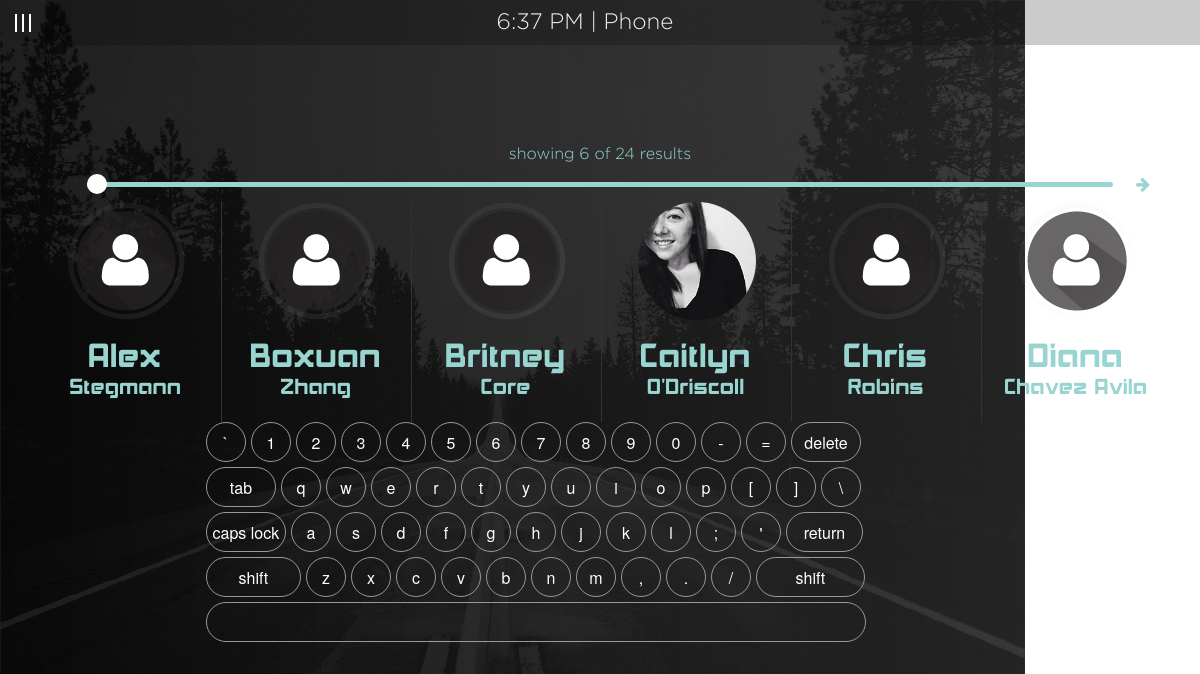
The app's page /index.php/phone/contactView with its own data.
### tables this page shows
CREATE TABLE tbl_contacts (
  contacts_id smallint(4) unsigned NOT NULL,
  contacts_fname varchar(150) NOT NULL,
  contacts_lname varchar(150) NOT NULL,
  contacts_img varchar(150) NOT NULL DEFAULT 'user_icon.png'
);

### index.php (called while the page is built, shortened)
<?php
require_once BASEPATH.'core/CodeIgniter.php';

### application/models/Dash_model.php (called while the page is built, shortened)
<?php
class Dash_model extends CI_Model {
	public function contacts($q,$limit, $offset){
		$this->db->order_by('contacts_fname');
		$sql = $this->db->get('tbl_contacts', $limit, $offset);
		return $sql->result_array();
	}
}

### application/views/phoneCenter/search.php (the view)
<div id="topClock" class="text-center"><span id="topClockTime"></span> | <?php echo $title;?></div>
<div id="container">
	<a href="<?php echo base_url()."index.php/phone";?>"><img class="close" src="<?php echo base_url()."images/close_icon.png";?>"></a>
    <textarea class="search" id="write"></textarea>
    <p class="text-center totalContact">showing <span id="showing">6</span> of <span id="total">24</span> results</p>
    <?php echo $this->pagination->create_links();?>
    <input id="resultSlider" type="range" min="1" value="1" max="4">
    <ul id="searchResults" class="small-block-grid-6 columns contacts">
        <?php foreach($contacts as $contact):?>
    		<li class="contact"><img class="navPic profPic" src="<?php echo base_url().'images/'.$contact['contacts_img'];?>"><h2 class="contactName"><?php echo $contact['contacts_fname'];?></h2><p class="contactName"><?php echo $contact['contacts_lname'];?></p></li>
        <?php endforeach;?>
    </ul>
<div class="keyboard large-centered columns">
	<ul id="keyboard" class="key ">
        <li class="symbol"><span class="off">`</span><span class="on">~</span></li>
        <li id="1" class="symbol"><span class="off">1</span><span class="on">!</span></li>
        <li id="2" class="symbol"><span class="off">2</span><span class="on">@</span></li>
        <li id="3" class="symbol"><span class="off">3</span><span class="on">#</span></li>
        <li id="4" class="symbol"><span class="off">4</span><span class="on">$</span></li>
        <li id="5" class="symbol"><span class="off">5</span><span class="on">%</span></li>
        <li id="6" class="symbol"><span class="off">6</span><span class="on">^</span></li>
        <li id="7" class="symbol"><span class="off">7</span><span class="on">&amp;</span></li>
        <li id="8" class="symbol"><span class="off">8</span><span class="on">*</span></li>
        <li id="9" class="symbol"><span class="off">9</span><span class="on">(</span></li>
        <li id="0" class="symbol"><span class="off">0</span><span class="on">)</span></li>
        <li class="symbol"><span class="off">-</span><span class="on">_</span></li>
        <li class="symbol"><span class="off">=</span><span class="on">+</span></li>
        <li id="del" class="delete lastitem">delete</li>
        <li class="tab">tab</li>
        <li id="q" class="letter">q</li>
        <li id="w" class="letter">w</li>
        <li id="e" class="letter">e</li>
        <li id="r" class="letter">r</li>
        <li id="t" class="letter">t</li>
        <li id="y" class="letter">y</li>
        <li id="u" class="letter">u</li>
        <li id="i" class="letter">i</li>
        <li id="o" class="letter">o</li>
        <li id="p" class="letter">p</li>
        <li class="symbol"><span class="off">[</span><span class="on">{</span></li>
        <li class="symbol"><span class="off">]</span><span class="on">}</span></li>
        <li class="symbol lastitem"><span class="off">\</span><span class="on">|</span></li>
        <li class="capslock">caps lock</li>
        <li id="a" class="letter">a</li>
        <li id="s" class="letter">s</li>
        <li id="d" class="letter">d</li>
        <li id="f" class="letter">f</li>
        <li id="g" class="letter">g</li>
        <li id="h" class="letter">h</li>
        <li id="j" class="letter">j</li>
        <li id="k" class="letter">k</li>
        <li id="l" class="letter">l</li>
        <li class="symbol"><span class="off">;</span><span class="on">:</span></li>
        <li class="symbol"><span class="off">'</span><span class="on">&quot;</span></li>
        <li class="return lastitem">return</li>
        <li class="left-shift">shift</li>
        <li id="z" class="letter">z</li>
        <li id="x" class="letter">x</li>
        <li id="c" class="letter">c</li>
        <li id="v" class="letter">v</li>
        <li id="b" class="letter">b</li>
        <li id="n" class="letter">n</li>
        <li id="m" class="letter">m</li>
        <li class="symbol"><span class="off">,</span><span class="on">&lt;</span></li>
        <li class="symbol"><span class="off">.</span><span class="on">&gt;</span></li>
        <li class="symbol"><span class="off">/</span><span class="on">?</span></li>
        <li class="right-shift lastitem">shift</li>
        <li class="space lastitem">&nbsp;</li>
    </ul>
</div>
</div>

### css/main.css (style rules this page uses)
body { background: url('../images/background.png') no-repeat; }
h2 { color: #f1f1f2; }
p, a { color: #98d5d1; margin-bottom: 0; font-family: 'Gotham'; }
.profPic { width: 118px; -moz-border-radius: 59px !important; -webkit-border-radius: 59px !important; }
.profPic, .navPic { display: block; margin: 0 auto; }
#topClock { width: 100%; height: 45px; background-color: rgba(255,255,255,0.5); margin-left: 45px; padding-top: 5px; padding-right: 120px; background-color: rgba(0,0,0,0.2); font-size: 1.4em; color: #f1f1f2; font-family: 'Gotham'; font-weight: 100; }
.contacts { width: 100%; margin-left: 1px; }
.contacts li { border-left: 1px solid #333333; height: 100%; }
.contacts li:first-child { border:none; }
.contactName { font-family: 'akashiregular'; color: #98d5d1; text-align: center; padding: 0; }
#searchResults { height: 220px; }
#resultSlider { -webkit-appearance: none; display: block; margin: 15px auto; width: 90%; border-radius: 10px; }
h2.contactName { font-size: 2em; margin: 0; padding-top: 20px; line-height: 1em; }
p.contactName { font-size: 1.3em; padding-top: 5px; line-height: 1em; }
.close { width: 60px; position: absolute; right: 50px; top: 80px; z-index: 99; }
#container { margin: 30px auto 0; width: 95%; }
#write { resize: none; box-shadow: none; font-family: 'akashiregular'; font-size: 2.3125rem; color: #98d5d1; letter-spacing: 5px; text-align: center; background:transparent; border: none; -moz-border-radius: 5px; -webkit-border-radius: 5px; }
#keyboard { margin: 0 auto; display: block; width: 71%; padding: 0; list-style: none; margin-top: 10px; }
#keyboard li { float: left; margin: 0 5px 5px 0; width: 40px; height: 40px; line-height: 40px; text-align: center; background: transparent; color: #fff;-moz-border-radius: 20px; -webkit-border-radius: 20px; border: 1px solid #999999; }
.capslock, .tab, .left-shift { clear: both; }
#keyboard .tab, #keyboard .delete { width: 70px; }
#keyboard .capslock { width: 80px; }
#keyboard .return { width: 77px; }
#keyboard .left-shift { width: 95px; }
#keyboard .right-shift { width: 109px; }
.lastitem { margin-right: 0; }
#keyboard .space { clear: left; width: 660px; }

### records on screen
tbl_contacts: contacts_img (picture), contacts_fname "Alex", contacts_lname "Stegmann"
tbl_contacts: contacts_img (picture), contacts_fname "Boxuan", contacts_lname "Zhang"
tbl_contacts: contacts_img (picture), contacts_fname "Britney", contacts_lname "Core"
tbl_contacts: contacts_img (picture), contacts_fname "Caitlyn", contacts_lname "O'Driscoll"
tbl_contacts: contacts_img (picture), contacts_fname "Chris", contacts_lname "Robins"
tbl_contacts: contacts_img (picture), contacts_fname "Diana", contacts_lname "Chavez Avila"

### other values on screen
$title "Phone"
